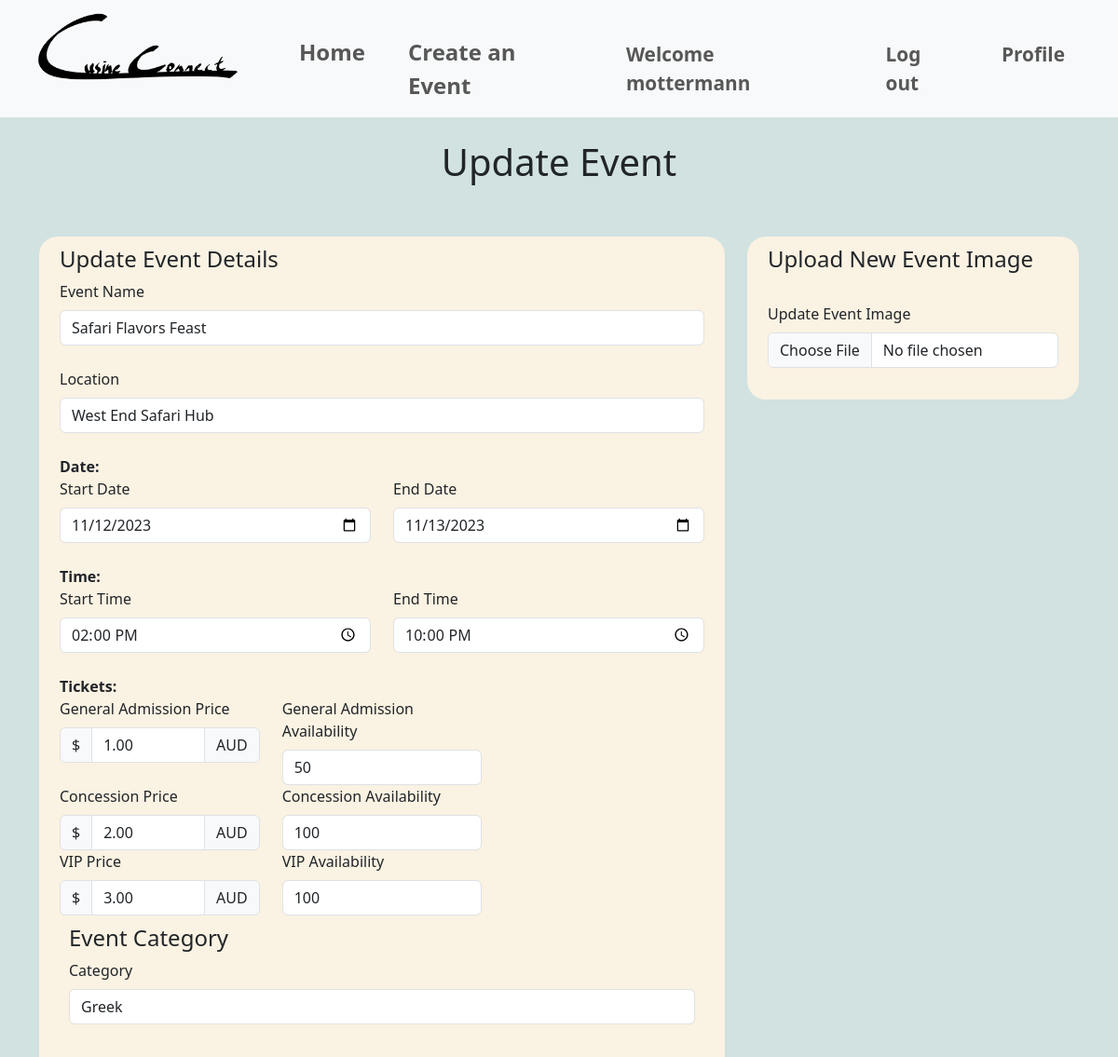
Page /events/update_event/6 (signed in, upper part) on the earlier database version.
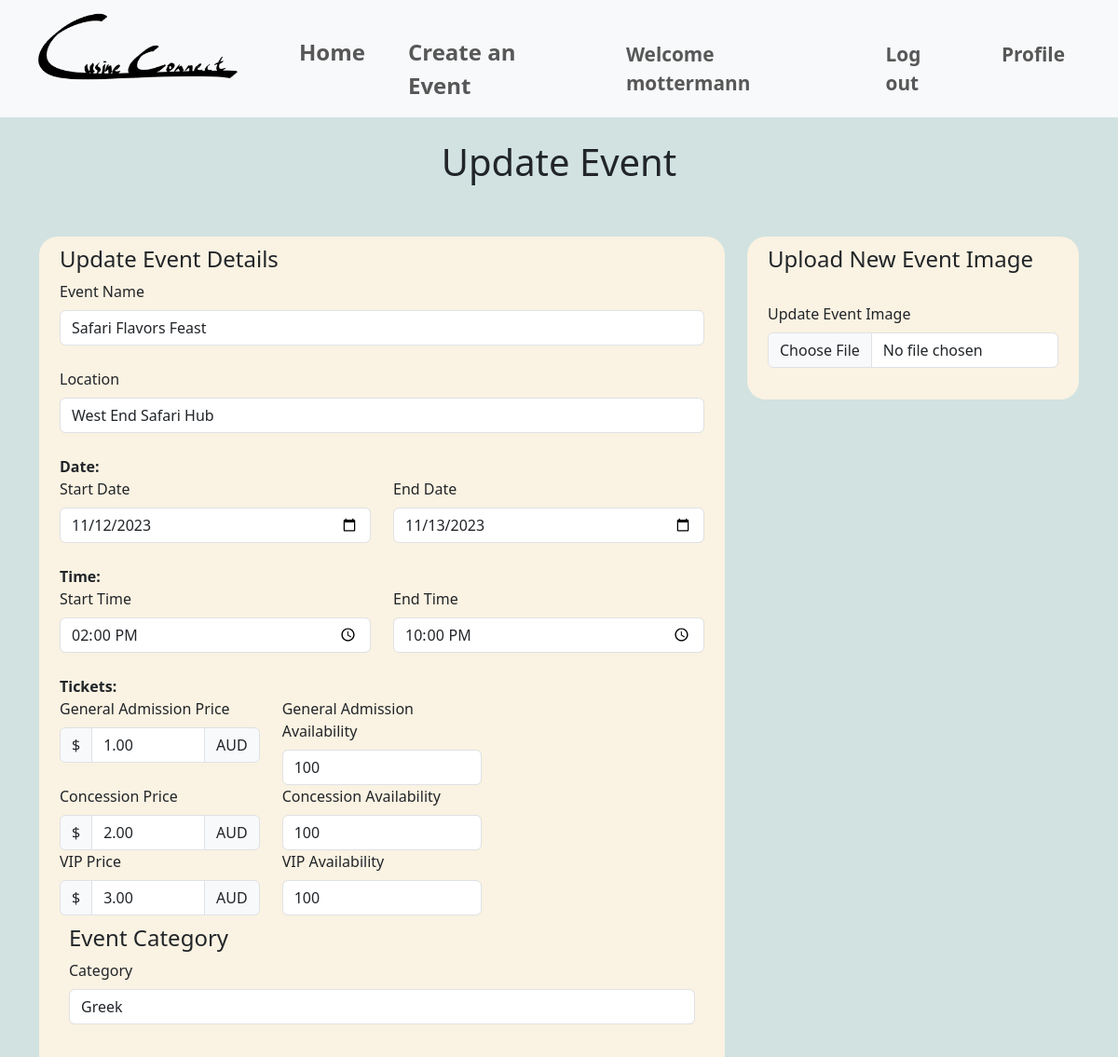
Same page on the later database version.
### website/models.py (models this page shows, shortened)
class Event(db.Model):
    __tablename__ = 'events'
    id = db.Column(db.Integer, primary_key=True)
    name = db.Column(db.String(80), nullable=False)
    location = db.Column(db.String(400), nullable=False)
    start_date = db.Column(db.Date, nullable=False)
    end_date = db.Column(db.Date, nullable=False)
    start_time = db.Column(db.Time, nullable=False)
    end_time = db.Column(db.Time, nullable=False)
    ga_price = db.Column(db.Numeric, nullable=False)
    ga_availability = db.Column(db.Integer, nullable=False)
    concession_price = db.Column(db.Numeric, nullable=False)
    concession_availability = db.Column(db.Integer, nullable=False)
    vip_price = db.Column(db.Numeric, nullable=False)
    vip_availability = db.Column(db.Integer, nullable=False)
    description = db.Column(db.Text, nullable=False)
    image = db.Column(db.String(400), nullable=True)
    event_guidelines = db.Column(db.Text, nullable=True)
    terms_conditions = db.Column(db.Text, nullable=True)
    category = db.Column(db.String(80), nullable=True)
    comments = db.relationship('Comment', backref='event')
    user_id = db.Column(db.Integer, db.ForeignKey('users.id'))
    user = db.relationship('User', backref=db.backref('events', lazy=True))
    is_cancelled = db.Column(db.Boolean, default=False)
    event_bookings = db.relationship('Bookings', back_populates='event', lazy=True)

### website/events.py (the view)
@bp.route('/update_event/<int:id>', methods=['GET', 'POST'])
@login_required
def update_event(id):
    event = Event.query.get_or_404(id)
    if event.user_id != current_user.id:
        flash('You do not have permission to edit this event.')
        return redirect(url_for('event.show', id=id))
    form = EventForm(obj=event)  # Pre-populate the form with the event's data
    if form.validate_on_submit():
        event.name = form.name.data
        event.location = form.location.data
        event.start_date = form.start_date.data
        event.end_date = form.end_date.data
        event.start_time = form.start_time.data
        event.end_time = form.end_time.data
        event.ga_price = form.ga_price.data
        event.ga_availability = form.ga_availability.data
        event.concession_price = form.concession_price.data
        event.concession_availability = form.concession_availability.data
        event.vip_price = form.vip_price.data
        event.vip_availability = form.vip_availability.data
        event.description = form.description.data
        if form.image_update.data: # Check if the image file has been updated
            new_image_filename = save_image(form.image_update.data)
            if new_image_filename:
                event.image = new_image_filename
        event.category = form.category.data
        event.event_guidelines = form.event_guidelines.data
        event.terms_conditions = form.terms_conditions.data
        try:
            db.session.commit()
            print("Successful update")
            flash('Event updated successfully.')
            return redirect(url_for('main.index'))
        except Exception as e:
            print("Error updating event:", e)
            db.session.rollback()
            flash('An error occurred. Event update failed.')
    else:
        print(form.errors)
    return render_template('events/updateEvent.html', form=form, event=event)

### website/templates/events/updateEvent.html (shortened to what the changed rows need)
{% extends 'base.html' %}
{% block header %}
<link rel="stylesheet" href="{{ url_for('static', filename='style/style.css') }}">
{% endblock %}
{% block content %}
<div>
    <div class="heading">
        <h1>Update Event</h1><br><br>
    </div>
    <form method="post" action="{{ url_for('event.update_event', id=event.id) }}" enctype="multipart/form-data" class="container">
        <div class="row">
            <div class="col-sm-8">
                <div class="formLayout">
                    <div class="container">
                        <h4>Update Event Details</h4>
                        {{ form.name.label(class="form-label") }}
                        {{ form.name(class="form-control") }}<br>
                        {{ form.location.label(class="form-label") }}
                        {{ form.location(class="form-control") }}<br>
                        <b>Date:</b><br>
                        <div class="row">
                            <div class="col-sm-6">
                                {{ form.start_date.label(class="form-label") }}
                                {{ form.start_date(class="form-control") }}
                            </div>
                            <div class="col-sm-6">
                                {{ form.end_date.label(class="form-label") }}
                                {{ form.end_date(class="form-control") }}
                            </div>
                        </div><br>
                        <b>Time:</b><br>
                        <div class="row">
                            <div class="col-sm-6">
                                {{ form.start_time.label(class="form-label") }}
                                {{ form.start_time(class="form-control") }}
                            </div>
                            <div class="col-sm-6">
                                {{ form.end_time.label(class="form-label") }}
                                {{ form.end_time(class="form-control") }}
                            </div>
                        </div><br>
                        <b>Tickets:</b><br>
                        <div class="row">
                            <div class="col-sm-4">
                                <div class="input-group">
                                    <div class="input-group-text">$</div>
                                    {{ form.ga_price(class="form-control") }}
                                    <div class="input-group-text">AUD</div>
                                </div>
                            </div>
                            <div class="col-sm-4">
                                {{ form.ga_availability.label(class="form-label") }}
                                {{ form.ga_availability(class="form-control") }}
                            </div>
                        </div>
                        <div class="row">
                            <div class="col-sm-4">
                                <div class="input-group">
                                    <div class="input-group-text">$</div>
                                    {{ form.concession_price(class="form-control") }}
                                    <div class="input-group-text">AUD</div>
                                </div>
                            </div>
                            <div class="col-sm-4">
                                {{ form.concession_availability.label(class="form-label") }}
                                {{ form.concession_availability(class="form-control") }}
                            </div>
                        </div>
                        <div class="row">
                            <div class="col-sm-4">
                                <div class="input-group">
                                    <div class="input-group-text">$</div>
                                    {{ form.vip_price(class="form-control") }}
                                    <div class="input-group-text">AUD</div>
                                </div>
                            </div>
                            <div class="col-sm-4">
                                {{ form.vip_availability.label(class="form-label") }}
                                {{ form.vip_availability(class="form-control") }}
                            </div>
                        </div>
                        <div class="row">
                            <div class="col-sm-12">
                                <div class="formLayout">
                                    <h4>Event Category</h4>
                                    {{ form.category.label(class="form-label") }}
                                    {{ form.category(class="form-control") }}<br>
                                </div>
                            </div>
                        </div><br>
                        <b>General Description:</b> (maximum 250 characters)<br>
                        {{ form.description(class="inputBox", maxlength="250") }}<br>
                    </div>
                </div>
            </div>
        </div>
    </form>
</div>
<br><br><br><br>
{% endblock %}

Differences in the rows shown:
changed Event "Safari Flavors Feast": ga_availability "50" → "100"
